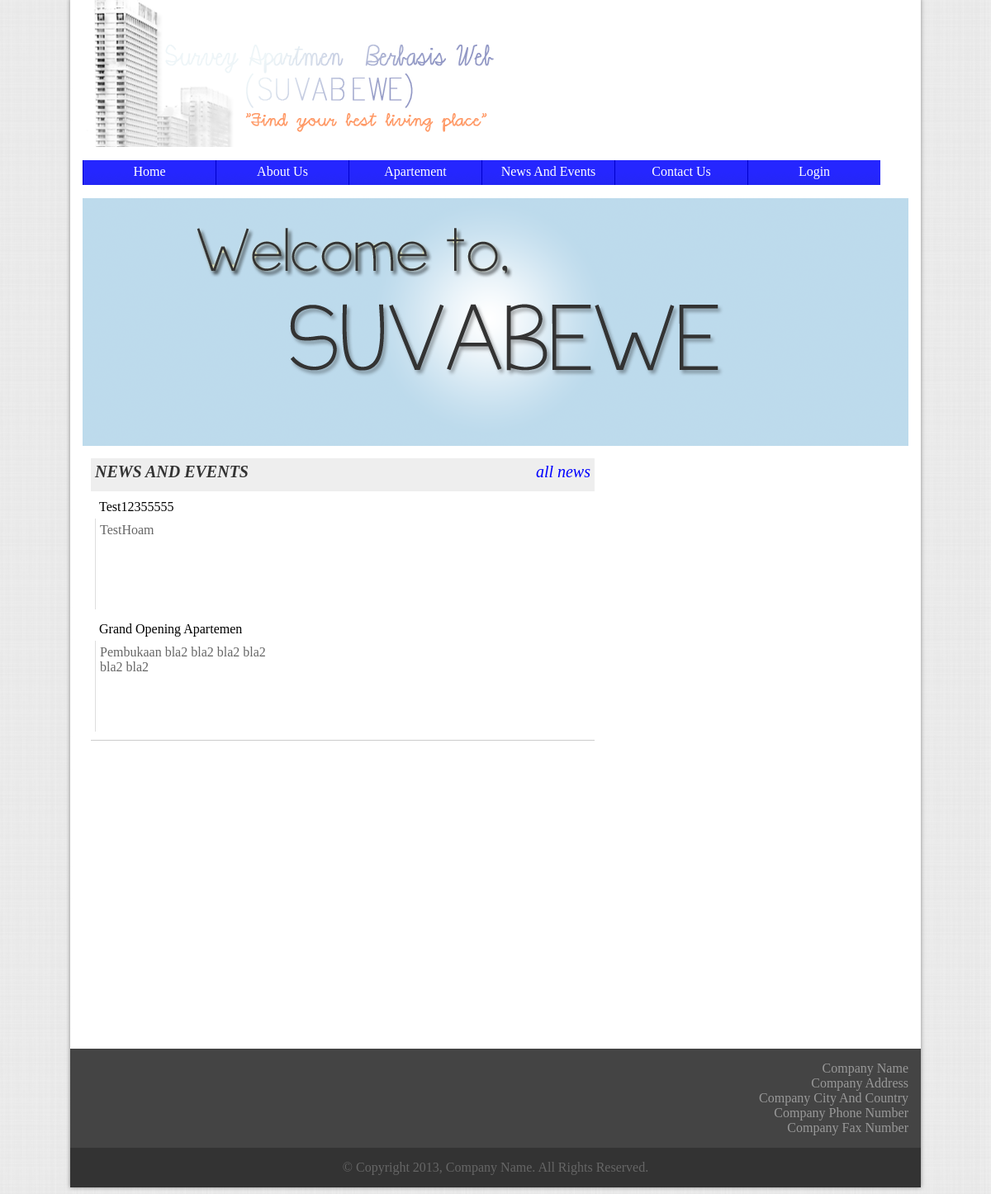
The app's page /file/main.php with its own data.
### tables this page shows
CREATE TABLE IF NOT EXISTS `berita` (
  `gambar` text NOT NULL,
  `judul` varchar(100) NOT NULL,
  `isi` text NOT NULL,
  `tanggal` date NOT NULL
);

### file/main.php (the view, shortened to what this page needs)
<html>
	<head>
		<link rel="stylesheet" href="../css/templates.css" type="text/css" />
		<link type="text/css" rel="stylesheet" href="../css/rhinoslider-1.05.css" />
		<?php
			$pilihtabel = mysql_query("SELECT * FROM berita ORDER BY tanggal DESC");
			$berita = Array();
			$n = 0;
			while (($row = mysql_fetch_array($pilihtabel)) && ($n <4))
			{
					$berita[$n]['gambar']= $row['gambar'];
					$berita[$n]['judul'] = $row['judul'];
					$berita[$n]['isi'] = $row['isi'];
					$berita[$n]['tanggal'] = $row['tanggal'];
					$n = $n + 1;
			}
		?>
	</head>
	<body>
		<div class="wrapper" id="wrapper">
			<?php include_once ('header.php');?>
			<div class="slider">
					<ul id="slider" class="slideshow">
						<li class="slides"><img src="../img/welcome.png" class="slideimg"></li>
					</ul>
			</div>
			<div class="container" style="height:700px">
				<div class="section indexnewssec">
					<div class="sectionheader indexnewssechead">
						<b>NEWS AND EVENTS</b><a href="news.html" class="sectionheaderlink">all news</a>
					</div>
					<?php
						for ( $i = 0 ; $i < $n ; $i++)
						{
							echo "<div class='sectioncontent indexnewssec'>";
							echo "<div class='newshead'><a href='newscontent.php?title=" . $berita[$i]['judul'] ."'>" . $berita[$i]['judul'] . "</a></div>";
							echo "<div class='newscon'>". $berita[$i]['isi'] . "</div></div>";
						}
					?>
				</div>
			</div>
		</div>
	</body>
</html>

### css/templates.css (style rules this page uses)
body { background-image:url("../img/bg-body.png"); background-repeat:repeat; color:#333333; font-family:"Cambria"; font-size:16px; }
a { color:#000000; text-decoration:none; }
.wrapper { width:1000px; margin:-10px auto 0px auto; padding:0px 15px 0px 15px; background-color:#FFFFFF; box-shadow: 0px 0px 5px #888888; }
.footer { width:1020; margin:0px -15px 0px -15px; padding:5px; }
.subfooter1 { width:1000; margin-left:-5px; padding:15px; background-color:#444444; color:#999999; text-align:right; }
.subfooter2 { width:1000; margin:0px 0px -5px -5px; padding:15px; background-color:#333333; color:#666666; text-align:center; }
.container { width:980px; padding:10px; }
.section { border-bottom:solid thin #CCCCCC; float:left; padding:5px; }
.sectionheader { width:100%; padding:5px; height:30px; font-family:"Bodoni MT"; font-size:20px; font-style:italic; margin-left:-5px; margin-top:-5px; }
.sectionheaderlink { float:right; color:#0000FF; }
.sectioncontent { width:100%; padding:5px; margin-left:-5px; color:#666666; }
.slider { margin-top:5px; margin-bottom:5px; height:300px; }
.slideshow { width:1000px; height:300px; display:block; list-style:none; }
.slides { width:100%; margin-left:-40px; float:left; display:list-item; }
.slideimg { width:1000px; height:300px; }
.indexnewssec { width:600px; }
.indexnewssechead { background-color:#EEEEEE; }
.newshead { width:205px; font-weight:300; padding:5px; }
.newscon { width:205px; padding:5px; height:100px; overflow:hidden; border-left: solid thin #DDDDDD; }

### records on screen
berita: judul "Test12355555", isi "TestHoam"
berita: judul "Grand Opening Apartemen", isi "Pembukaan bla2 bla2 bla2 bla2 bla2 bla2"
